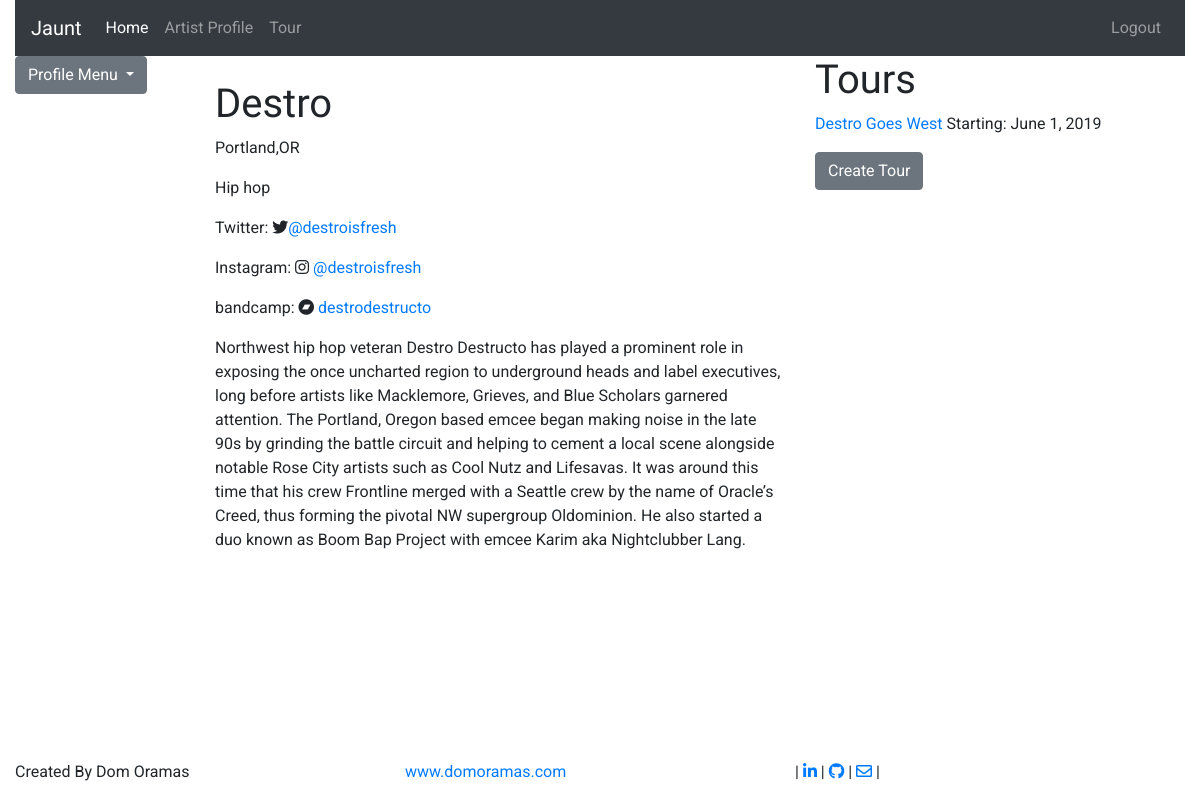
The page /artist_profile/1/ (signed in) on the database as committed earlier.
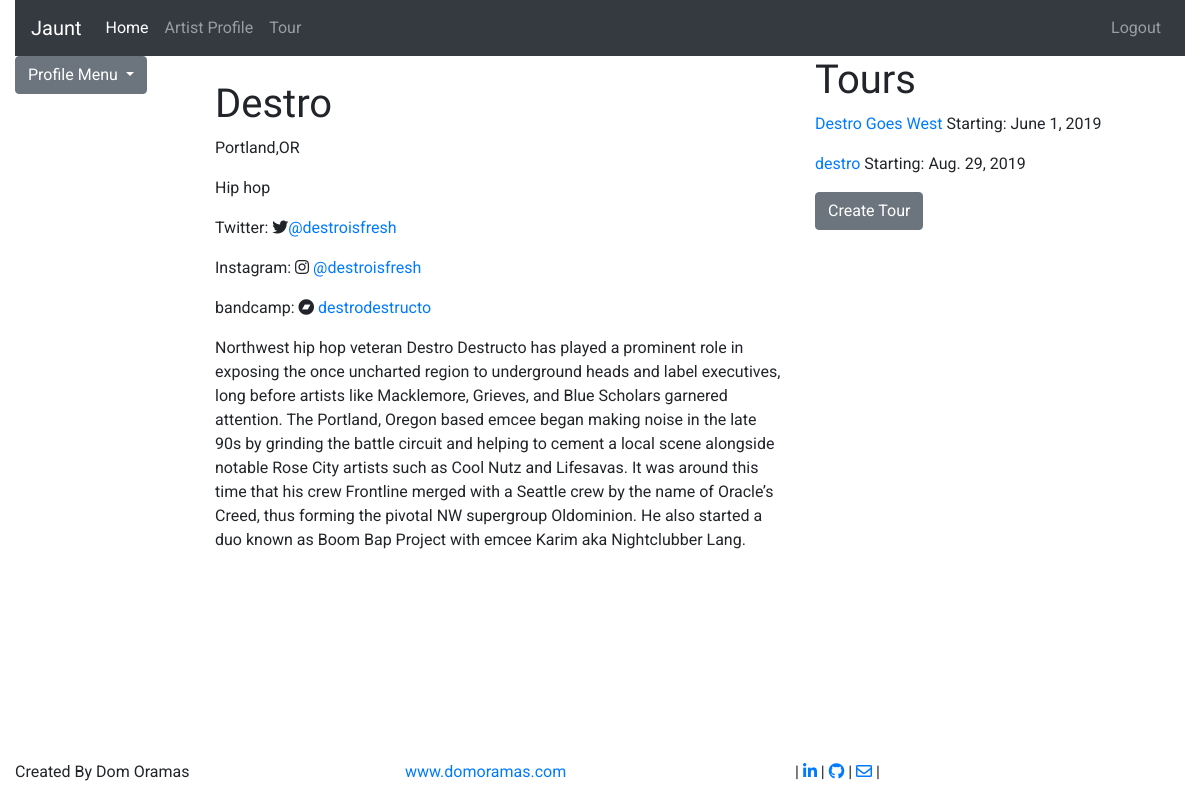
The same page on the database as committed later.
### tours/models.py (models this page shows, shortened)
class Tour(models.Model):
  artist = models.ForeignKey(ArtistProfile, on_delete=models.CASCADE)
  tour_name = models.CharField(max_length= 200)
  performers = models.CharField(max_length= 200)
  guarantee = models.IntegerField()
  door_split = models.BooleanField(default=False)
  hotel_needed = models.BooleanField(default= False)
  venue_size = models.CharField(max_length= 20)
  date_start = models.DateField()
  date_end = models.DateField()
  region = models.CharField(max_length= 20)
  tour_pic= models.IntegerField(null=True, blank=True)
  city_list= models.TextField()

### artist_profile/views.py (the view)
# urls.py: path('<int:pk>/', views.ArtistView.as_view(), name = 'artist_detail'),
class ArtistView(LoginRequiredMixin, DetailView):
  model = ArtistProfile
  template_name = "artist.html"
  def get_context_data(self, **kwargs):
    context = super().get_context_data(**kwargs)
    context['tours'] = Tour.objects.filter(artist__id =self.kwargs['pk'])
    if ArtistProfile.objects.get(pk= self.kwargs['pk']).profile_pic:
      profile_pic_id = ArtistProfile.objects.get(pk= self.kwargs['pk']).profile_pic
      context['profile_pic'] = ArtistImage.objects.get(pk= profile_pic_id)
    return context

### templates/artist.html (shortened to what this page needs)
{% extends 'base.html' %}
{% load crispy_forms_tags %}
{% block content %}
{% if user.is_authenticated %}
<div class = "row">
  <div class="col-2 bd-sidebar">
    <div class="dropdown">
      <a class="btn btn-secondary dropdown-toggle" href="#" role="button" id="dropdownMenuLink" data-toggle="dropdown" aria-haspopup="true" aria-expanded="false">
    Profile Menu
       </a>
    </div>
  </div>
  <div class="col-6 bd-content">
    <h1 class="bd-title">{{artistprofile.artist_name}}</h1>
    <p class= "bd-lead">{{artistprofile.city}},{{artistprofile.state}}</p>
    <p class= "bd-lead">{{artistprofile.genre}}</p>
    {% if artistprofile.twitter %}
      <p>Twitter: <i class="fab fa-twitter"></i><a href= "https:twitter.com/{{artistprofile.twitter}}">@{{artistprofile.twitter}}</a></p>
    {% endif %}
    {% if artistprofile.instagram %}
      <p>Instagram: <i class="fab fa-instagram"></i> <a href= "https:instagram.com/{{artistprofile.instagram}}">@{{artistprofile.instagram}}</a></p>
    {% endif %}
    {% if artistprofile.bandcamp %}
     <p>bandcamp: <i class="fab fa-bandcamp"></i> <a href= "https:{{artistprofile.bandcamp}}.bandcamp.com/">{{artistprofile.bandcamp}}</a></p>
    {% endif %}
    <p>{{artistprofile.description}}</p>
      {% else %}
        <p>You are not logged in</p>
        <a href="{% url 'login' %}">login</a> |
        <a href="{% url 'signup' %}">sign up</a>
      {% endif %}
  </div>
   <div class=" col-4 bd-content">
    <h1 class="bd-title">Tours</h1>
  {% if tours %}
    {% for tour in tours%}
    <p><a href= "{% url 'tours:tours_detail' tour.id%}" >{{tour.tour_name}}</a> Starting: {{tour.date_start}}</p>
    {% endfor %}
     {%endif%}
  <a type="button" class="btn btn-secondary" href="{% url 'tours:tours_new'  %}">Create Tour</a>
  </div>
</div>
{% endblock %}

Rows that differ between the two databases and show on the page:
added Tour: tour_name "destro", date_start "Aug. 29, 2019"
